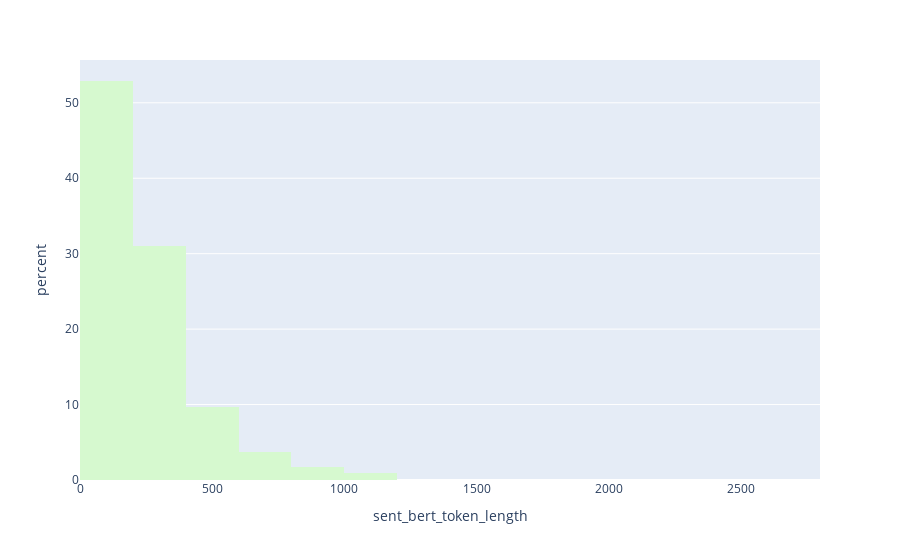

Notebook code cell kept with this figure:
### Code cell
fig = px.histogram(df, x="sent_bert_token_length", nbins=20, color_discrete_sequence=px.colors.cmocean.algae, barmode='group', histnorm="percent")
fig.show()

### Figure 1 — Plotly figure (JSON) as saved in the notebook; plotly's stock layout.template omitted (floating-point values rounded to 4 significant figures; data arrays with more than 128 entries replaced by an {"elided": "..."} marker saying what was removed)
{"data": [{"alignmentgroup": "True", "bingroup": "x", "histnorm": "percent", "hovertemplate": "sent_bert_token_length=%{x}<br>percent=%{y}<extra></extra>", "legendgroup": "", "marker": {"color": "rgb(214, 249, 207)", "pattern": {"shape": ""}}, "name": "", "nbinsx": 20, "offsetgroup": "", "orientation": "v", "showlegend": false, "type": "histogram", "x": {"elided": "50000 int values"}, "xaxis": "x", "yaxis": "y"}], "layout": {"barmode": "group", "legend": {"tracegroupgap": 0}, "margin": {"t": 60}, "xaxis": {"anchor": "y", "domain": [0, 1], "title": {"text": "sent_bert_token_length"}}, "yaxis": {"anchor": "x", "domain": [0, 1], "title": {"text": "percent"}}}}
